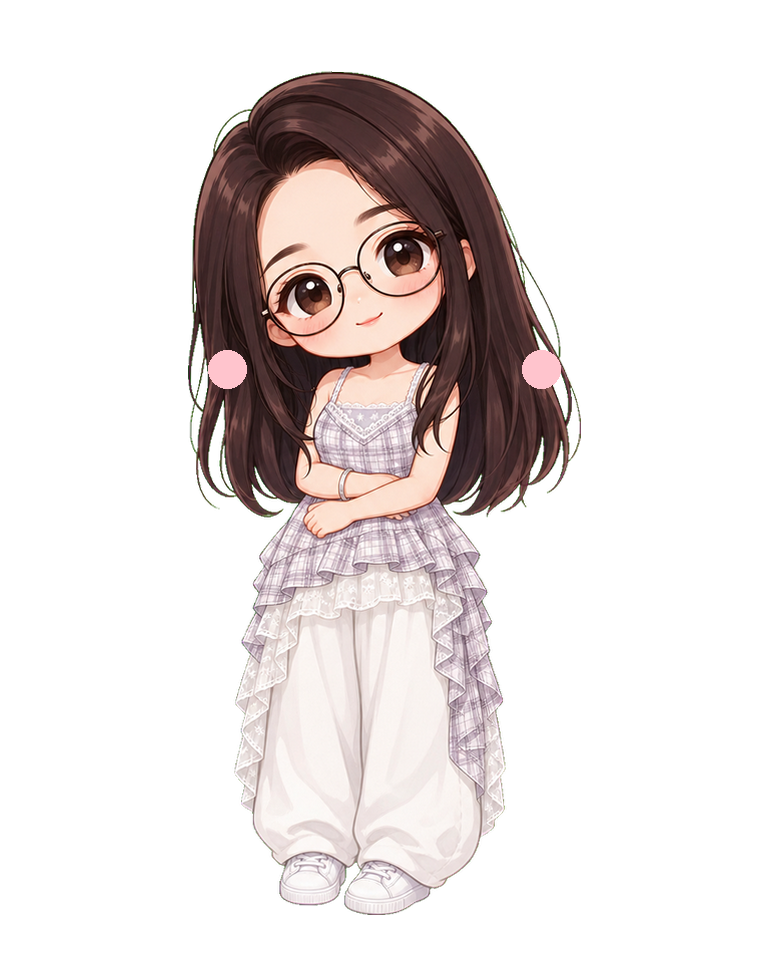
#> input picture src/assets/pets/q-girl/frames/act-cute/0002.png, 768 x 960 px
$ python -i q_girl_keyframe_pipeline.py   (imports and definitions only)
#> lines starting #> are read from the running program, lines starting #| are printed output that depends on the picture
#> further down, picture is the input picture: PIL image 768x960 RGBA; mean R, G, B, A 51.4, 44.8, 43.4, 76.2
from __future__ import annotations

import argparse
import math
import tempfile
from dataclasses import dataclass
from pathlib import Path

from PIL import Image, ImageDraw, ImageFilter

INTERACTION_ACTIONS = [
    "act-cute",
    "act-typing",
    "act-wave",
    "act-hug",
    "act-pout",
    "act-drowsy",
]
FRAME_SIZE = (768, 960)
CELL_COLUMNS = 3
CELL_ROWS = 2
FRAME_COUNT = 30
MIN_KEYFRAME_COUNT = 10
TARGET_HEIGHT = 840
TARGET_WIDTH = 710
BASELINE_Y = 918
CONTACT_SHEET_INDICES = [1, 4, 7, 10, 13, 16, 19, 22, 25, 28, 30]


@dataclass(frozen=True)
class EdgeMetrics:
    edge_pixels: int
    green_edge_pixels: int
    green_ratio: float


# [37 lines left out: functions remove_chroma_key, despill_green, not called in this run]


def contract_alpha(image: Image.Image) -> Image.Image:
    rgba = image.convert("RGBA")
    alpha = rgba.getchannel("A")
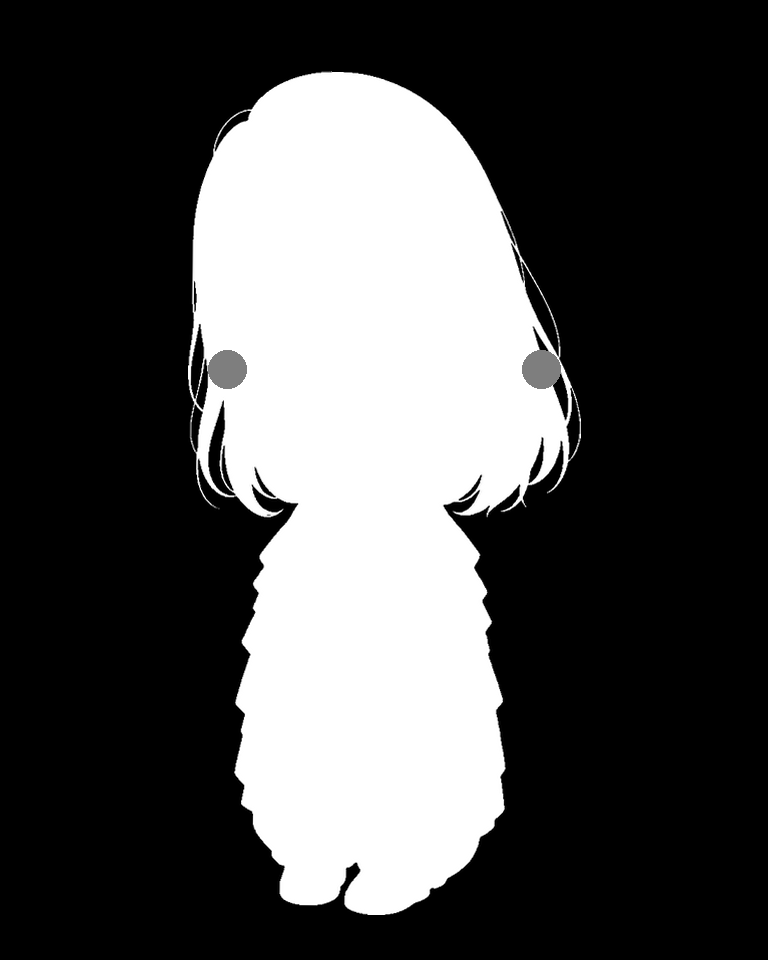
#> alpha: PIL image 768x960 L; min 0, max 255, mean 76.2
    contracted = alpha.filter(ImageFilter.MinFilter(3)).filter(ImageFilter.GaussianBlur(0.35))
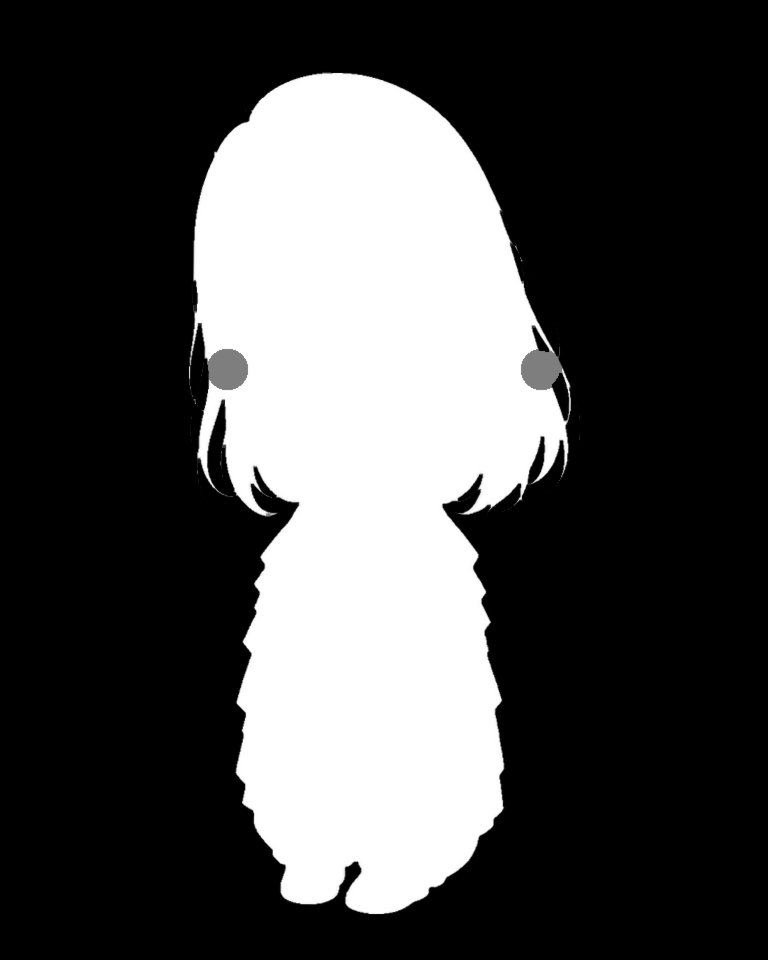
#> contracted: PIL image 768x960 L; min 0, max 255, mean 74.4
    rgba.putalpha(contracted)
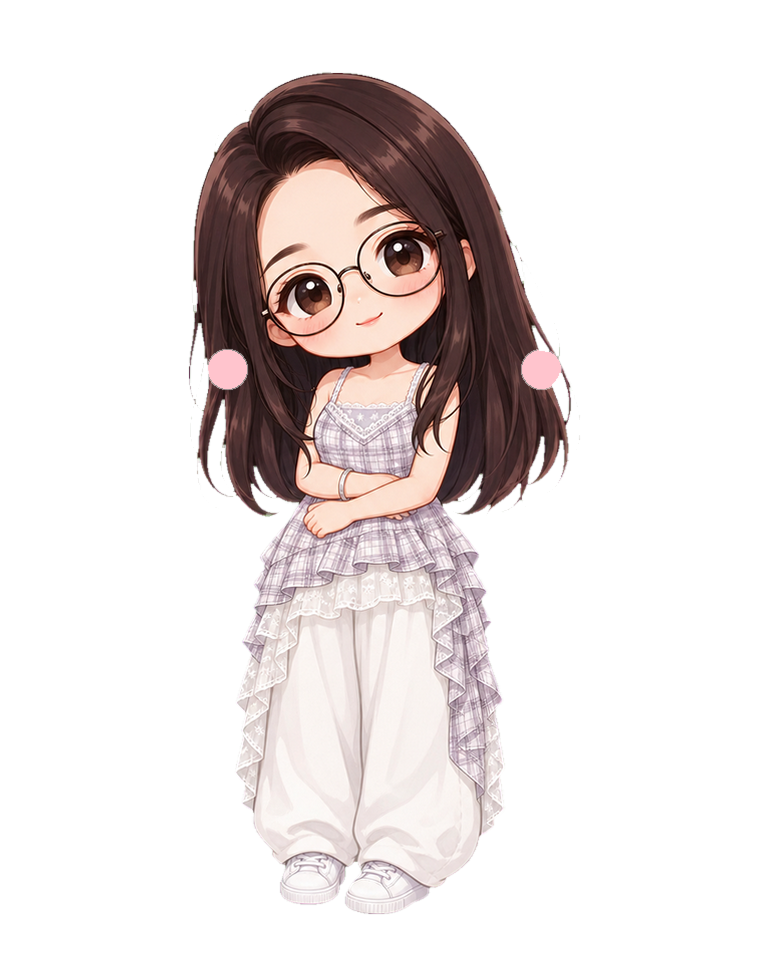
#> rgba: PIL image 768x960 RGBA; mean R, G, B, A 51.4, 44.8, 43.4, 74.4; transparent parts drawn white
    return rgba


# [266 lines left out: functions crop_sheet_cells, normalize_keyframes, load_action_keyframes, build_action_frames, write_action_frames, measure_green_edges and 4 more, not called in this run]


# [2 lines not run here, left out]

>>> from PIL import Image
>>> picture = Image.open('../../src/assets/pets/q-girl/frames/act-cute/0002.png')
>>> result = contract_alpha(picture)

$ run again, on src/assets/pets/q-girl/frames/act-cute/0010.png
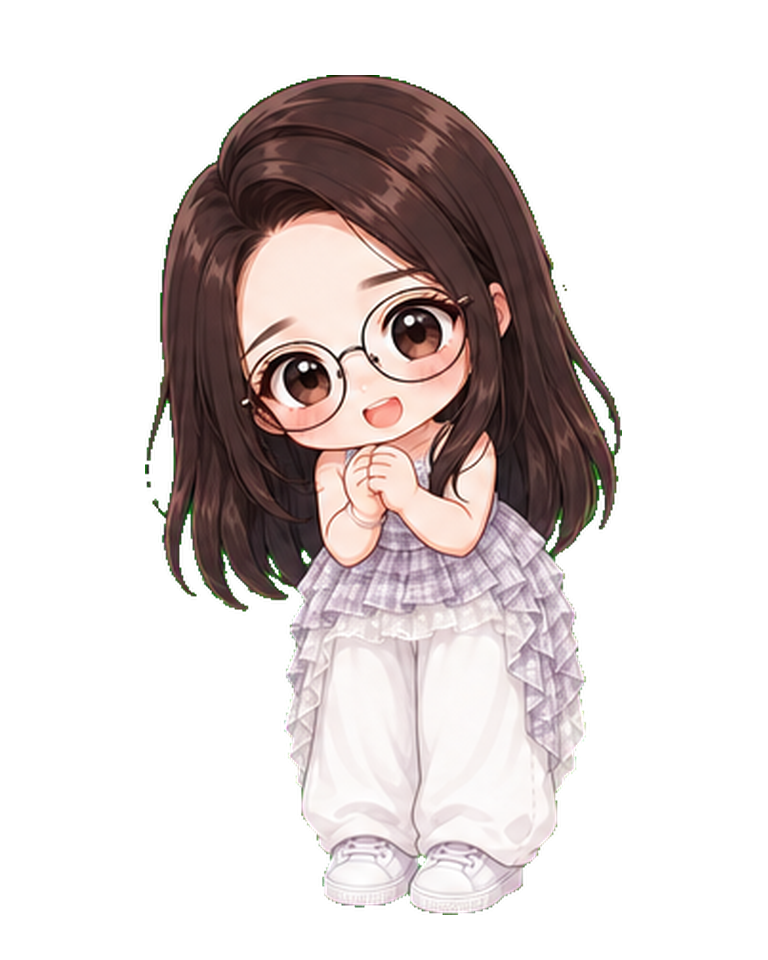
#> input picture src/assets/pets/q-girl/frames/act-cute/0010.png, 768 x 960 px
#> picture is the input picture: PIL image 768x960 RGBA; mean R, G, B, A 60, 52.3, 50.9, 94.5
#> in contract_alpha, `alpha = rgba.getchannel("A")`:
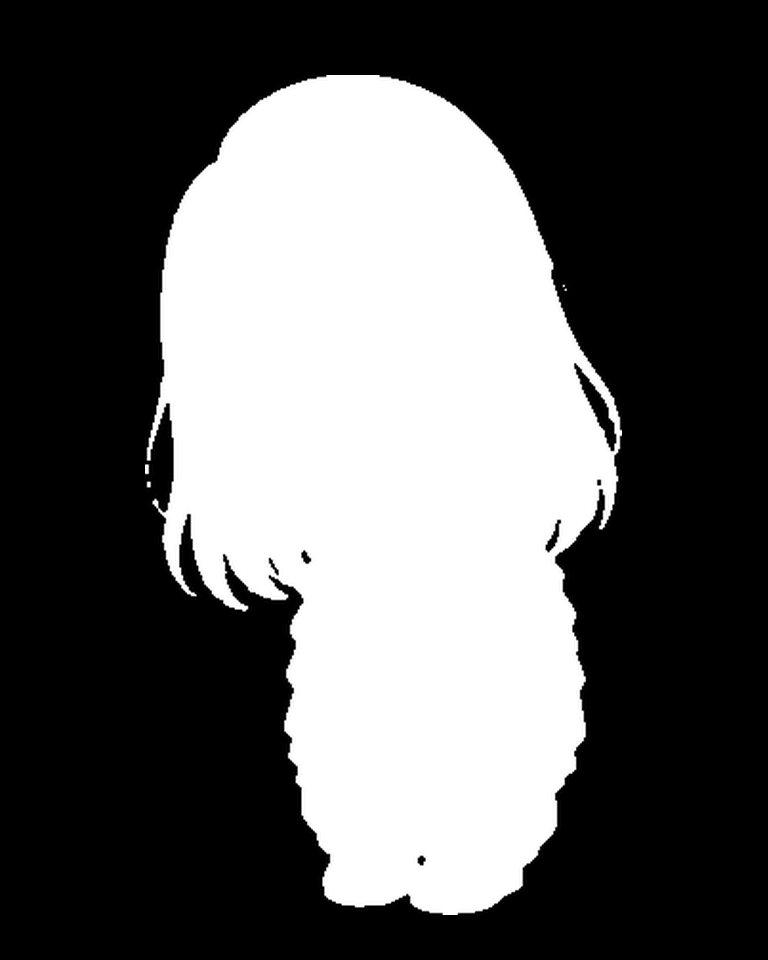
#> alpha: PIL image 768x960 L; min 0, max 255, mean 94.5

$ run again, on src/assets/pets/q-girl/frames/act-cute/0011.png
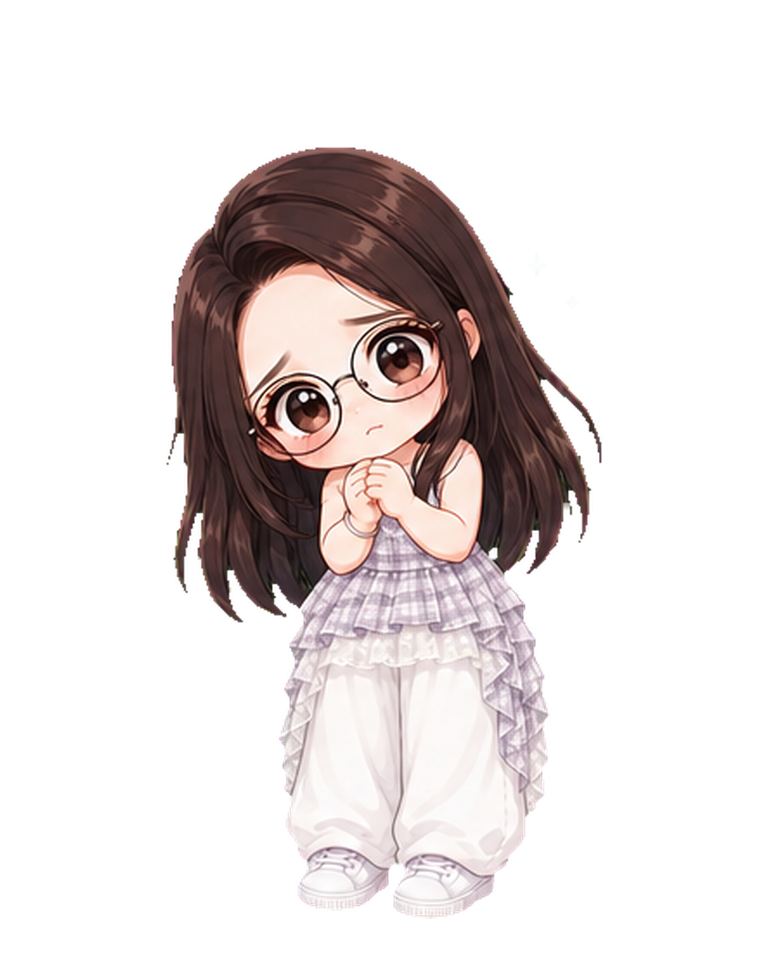
#> input picture src/assets/pets/q-girl/frames/act-cute/0011.png, 768 x 960 px
#> picture is the input picture: PIL image 768x960 RGBA; mean R, G, B, A 50.1, 43.4, 42.8, 76.2
#> in contract_alpha, `alpha = rgba.getchannel("A")`:
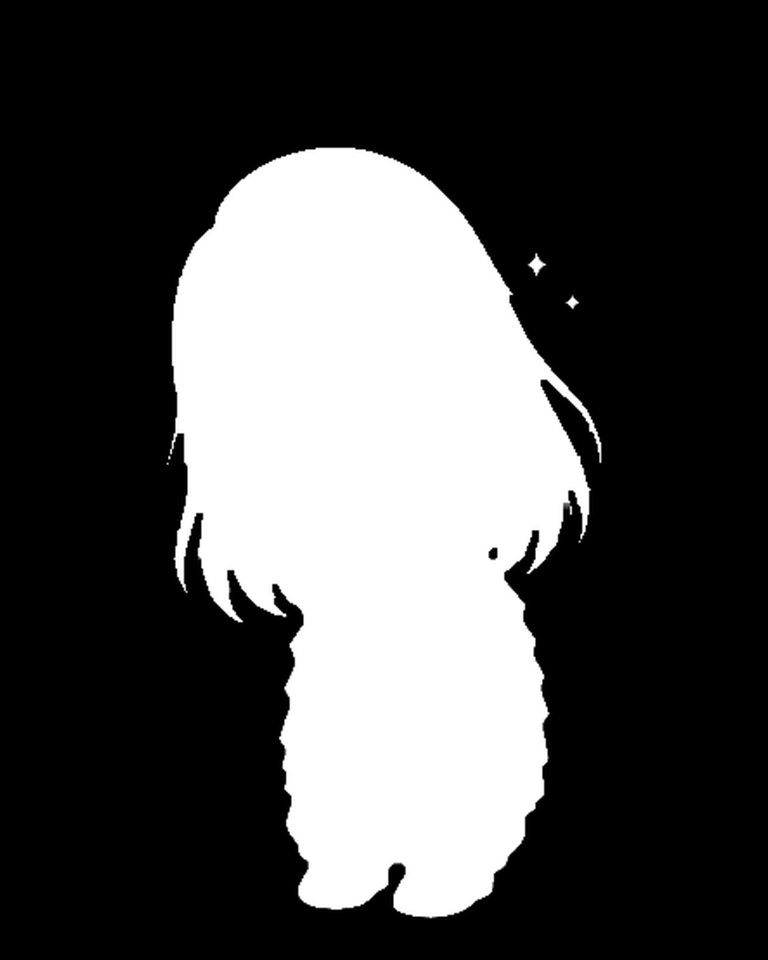
#> alpha: PIL image 768x960 L; min 0, max 255, mean 76.2
